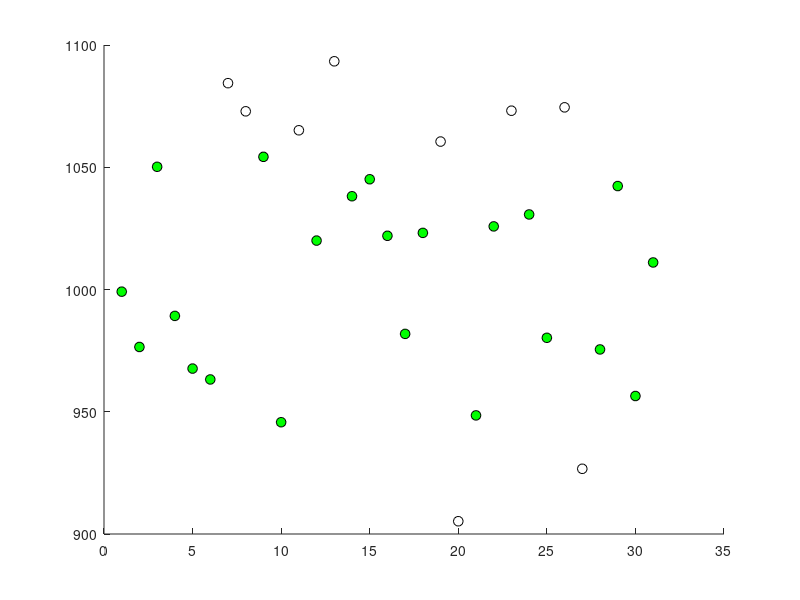

Write the MATLAB code that produced this figure. (Note: this script raises an error after producing the figure.)
% Atmospheric Pressure Analysis
% Generate and plot atmospheric pressure data for 4 sensors over 31 days
% Each sensor measured 3 times per day (morning, noon, evening)

clear; clc; close all;

% Generate atmospheric pressure data
% 4 sensors (rows) × 3 measurements per day (columns) × 31 days (depth)
atmosphericPressure = zeros(4, 3, 31);

% Fill with random values between 900 and 1100
for day = 1:31
    for measurement = 1:3
        for sensor = 1:4
            atmosphericPressure(sensor, measurement, day) = 900 + 200*rand();
        end
    end
end

% Display data dimensions
fprintf('Data matrix dimensions: %d × %d × %d\n', size(atmosphericPressure, 1), size(atmosphericPressure, 2), size(atmosphericPressure, 3));
fprintf('Total measurements: %d\n', numel(atmosphericPressure));

% Calculate daily averages for each sensor
dailyAverages = zeros(4, 31);
for day = 1:31
    for sensor = 1:4
        % Average of 3 daily measurements for each sensor
        dailyAverages(sensor, day) = mean(atmosphericPressure(sensor, :, day));
    end
end

% Extract evening measurements for sensor 1 (measurement 3 = evening)
sensor1Evening = squeeze(atmosphericPressure(1, 3, :));

% Create the plot
figure('Position', [100, 100, 1200, 800]);
hold on;

% Define pressure limits
lowerLimit = 930;
upperLimit = 1060;

% Plot white dotted line for sensor 1 evening measurements
plot(1:31, sensor1Evening, 'w:', 'LineWidth', 2, 'MarkerSize', 6);

% Color points based on pressure limits
for day = 1:31
    if sensor1Evening(day) < lowerLimit || sensor1Evening(day) > upperLimit
        % Points outside range - white filled
        scatter(day, sensor1Evening(day), 50, 'w', 'filled', 'MarkerEdgeColor', 'k');
    else
        % Points inside range - green filled
        scatter(day, sensor1Evening(day), 50, 'g', 'filled', 'MarkerEdgeColor', 'k');
    end
end

% Add pressure limit lines
yline(930, '-', 'Color', 'm', 'LineWidth', 2, ...
      'DisplayName', 'Lower Limit');
yline(1060, '-', 'Color', 'm', 'LineWidth', 2, ...
      'DisplayName', 'Upper Limit');

% Customize the plot
xlabel('Day of Month', 'FontSize', 12);
ylabel('Atmospheric Pressure (hPa)', 'FontSize', 12);
title('First sensor, evening, all days', 'FontSize', 14);
legend('Location', 'northeastoutside', 'FontSize', 8);

% Set background color to dark for better contrast with white line
set(gca, 'Color', [0.1, 0.1, 0.1]);
set(gcf, 'Color', [0.1, 0.1, 0.1]);

% Add statistics for sensor 1 evening measurements
meanPressure = mean(sensor1Evening);
stdPressure = std(sensor1Evening);
minPressure = min(sensor1Evening);
maxPressure = max(sensor1Evening);

% Count points inside and outside the range
pointsInside = sum(sensor1Evening >= lowerLimit & sensor1Evening <= upperLimit);
pointsOutside = 31 - pointsInside;

text(0.02, 0.98, sprintf('Mean: %.1f hPa\nStd: %.1f hPa\nMin: %.1f hPa\nMax: %.1f hPa\n\nGreen points (in range): %d\nWhite points (out of range): %d', ...
     meanPressure, stdPressure, minPressure, maxPressure, pointsInside, pointsOutside), ...
     'Units', 'normalized', 'VerticalAlignment', 'top', 'FontSize', 10, ...
     'BackgroundColor', 'white', 'EdgeColor', 'black', 'Color', 'black');

% Display summary statistics for sensor 1 evening measurements
fprintf('\nSensor 1 Evening Measurements Statistics:\n');
fprintf('Mean pressure: %.2f hPa\n', mean(sensor1Evening));
fprintf('Std deviation: %.2f hPa\n', std(sensor1Evening));
fprintf('Min pressure: %.2f hPa\n', min(sensor1Evening));
fprintf('Max pressure: %.2f hPa\n', max(sensor1Evening));
fprintf('Range: %.2f hPa\n', max(sensor1Evening) - min(sensor1Evening));
fprintf('Points within range (930-1060 hPa): %d\n', pointsInside);
fprintf('Points outside range: %d\n', pointsOutside);

% Save the plot
saveas(gcf, 'sensor1_evening_pressure.png');
fprintf('\nPlot saved as sensor1_evening_pressure.png\n');
